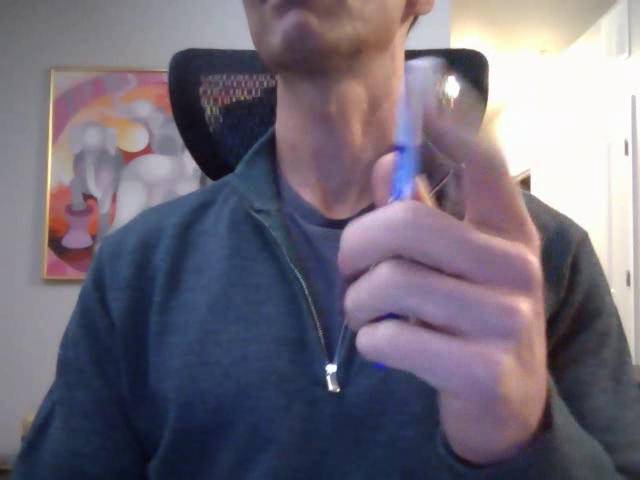
#> input picture frame 30 of hand_video.mp4, 640 x 480 px, given in place of the camera
$ python capture_dataset_videos.py
#> lines starting #> are read from the running program, lines starting #| are printed output that depends on the picture
#!/usr/bin/env python3
"""
Capture video data for hand classification dataset.
Records two 30-second videos: one with hands, one without.
"""
import cv2
import time
import os
import sys


def draw_text(frame, text, position=(50, 50), font_scale=1.0, color=(255, 255, 255), thickness=2):
    """Draw text with a dark background for better visibility."""
    font = cv2.FONT_HERSHEY_SIMPLEX

    # Get text size
    (text_width, text_height), baseline = cv2.getTextSize(text, font, font_scale, thickness)

    # Draw background rectangle
    cv2.rectangle(frame,
                  (position[0] - 10, position[1] - text_height - 10),
                  (position[0] + text_width + 10, position[1] + baseline + 10),
                  (0, 0, 0), -1)

    # Draw text
    cv2.putText(frame, text, position, font, font_scale, color, thickness)


# [139 lines left out: functions countdown_capture, record_video, not called in this run]


def main():
    """Main function to capture both videos."""
    print("=== Hand Classification Video Capture ===")
    print("This tool will record two 30-second videos:")
    print("1. With your hands visible")
    print("2. Without hands (background only)")
    print("\nMake sure your webcam is connected and working.")

    # Check if this might be additional data
    if os.path.exists("hand_cls/train/hand"):
        existing_count = len([f for f in os.listdir("hand_cls/train/hand") if f.endswith(('.jpg', '.jpeg', '.png'))])
        if existing_count > 0:
            print(f"\n💡 TIP: You have {existing_count}+ existing images.")
            print("For better accuracy, try different:")
            print("  - Body positions (sitting, standing, leaning)")
            print("  - Distances from camera")
            print("  - Backgrounds or locations")
            print("  - Clothing (especially sleeves)")

    print("\nPress SPACE to begin or ESC to cancel...")

    # Initialize video capture
    # Note: On Windows, if camera doesn't work, try index 1 or 2
    cap = cv2.VideoCapture(0)
    if not cap.isOpened():
        print("Error: Could not open webcam")
        print("On Windows, try changing VideoCapture(0) to VideoCapture(1) or VideoCapture(2)")
        return 1

    # Wait for user to press SPACE
    while True:
        ret, frame = cap.read()
#> frame is the input picture: shape (480, 640, 3); mean B, G, R 121.1, 107.1, 113
        if not ret:
            print("Error: Could not read from webcam")
            return 1

        frame = cv2.flip(frame, 1)
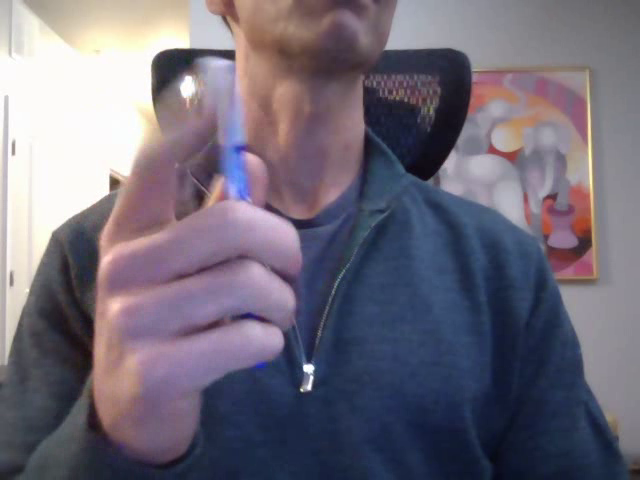
#> frame: shape (480, 640, 3); mean B, G, R 121.1, 107.1, 113
        draw_text(frame, "Press SPACE to begin recording", (50, 50), 1.0)
        draw_text(frame, "Press ESC to cancel", (50, 100), 0.8, (200, 200, 200))
#> call 2 of draw_text, with text = 'Press ESC to cancel', position = (50, 100), font_scale = 0.8, color = (200, 200, 200), thickness = 2
#> in draw_text (call 2), `cv2.putText(frame, text, position, font, font_scale, color, thickness)`:
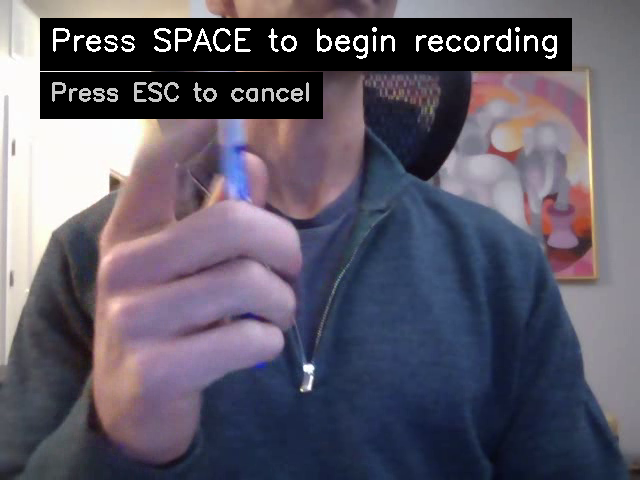
#> frame: shape (480, 640, 3); mean B, G, R 104, 89.8, 94.1

        cv2.imshow('Video Capture', frame)

        key = cv2.waitKey(1) & 0xFF
#> (key Esc is pressed here)
        if key == 32:  # SPACE
            break
        elif key == 27:  # ESC
            print("Cancelled by user")
            cap.release()
            cv2.destroyAllWindows()
            return 0

    # Record hand video
    print("\n--- Recording 1/2: HANDS ---")

    if not countdown_capture(cap, 3, "hands"):
        print("Cancelled during countdown")
        cap.release()
        cv2.destroyAllWindows()
        return 0

    if not record_video(cap, "hand_video.mp4", 30, "hands"):
        cap.release()
        cv2.destroyAllWindows()
        return 0

    # Pause between recordings
    print("\n--- Recording 2/2: NO HANDS ---")
    time.sleep(1)

    if not countdown_capture(cap, 3, "no_hands"):
        print("Cancelled during countdown")
        cap.release()
        cv2.destroyAllWindows()
        return 0

    if not record_video(cap, "not_hand_video.mp4", 30, "no hands"):
        cap.release()
        cv2.destroyAllWindows()
        return 0

    # Cleanup
    cap.release()
    cv2.destroyAllWindows()

    print("\n✅ Video capture complete!")
    print("\nCreated files:")
    print("  - hand_video.mp4 (30 seconds)")
    print("  - not_hand_video.mp4 (30 seconds)")
    print("\nNext step: Run extract_frames_to_dataset.py to create training images")

    return 0


if __name__ == "__main__":
    sys.exit(main())
#> (the program exits here)

$ run again, starting later in the video
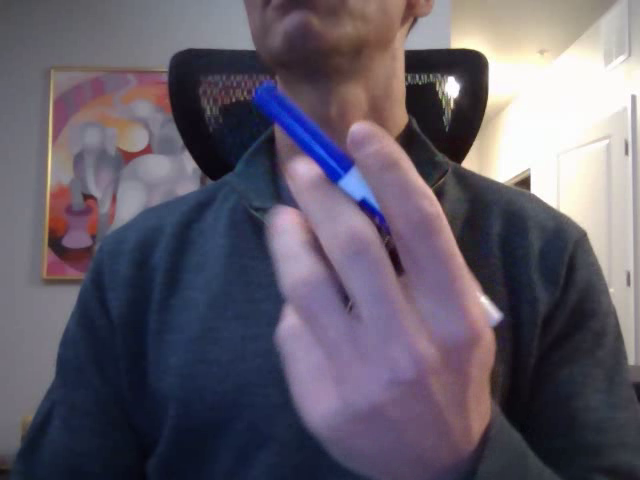
#> input picture frame 136 of hand_video.mp4, 640 x 480 px, given in place of the camera
#> in main, frame is the input picture: shape (480, 640, 3); mean B, G, R 105.5, 92, 98.1
#> in main, `frame = cv2.flip(frame, 1)`:
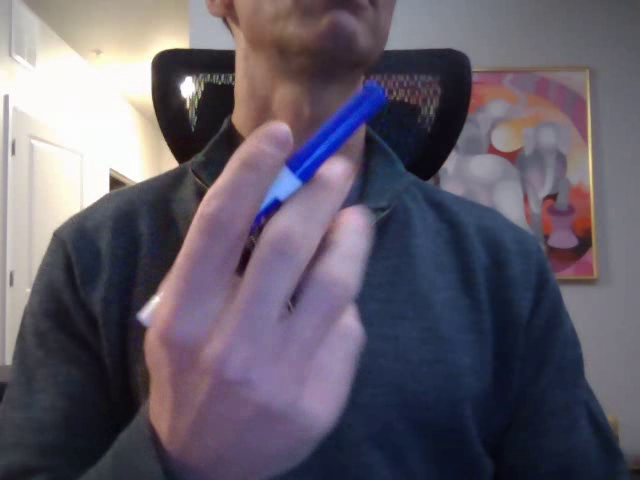
#> frame: shape (480, 640, 3); mean B, G, R 105.5, 92, 98.1
#> in draw_text (call 2), `cv2.putText(frame, text, position, font, font_scale, color, thickness)`:
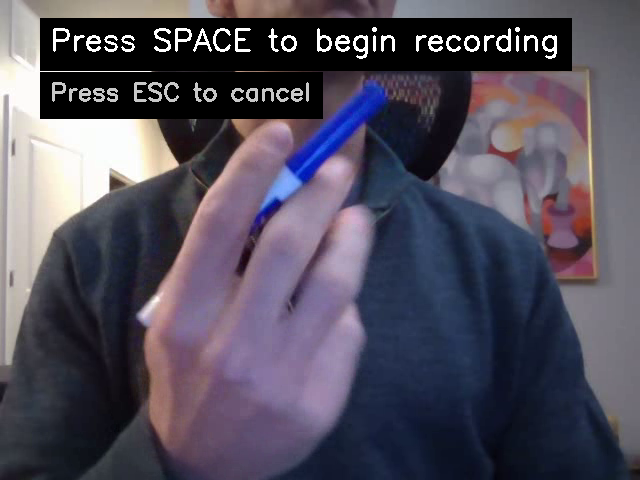
#> frame: shape (480, 640, 3); mean B, G, R 92.2, 78.2, 82.8

$ run again, starting later in the video
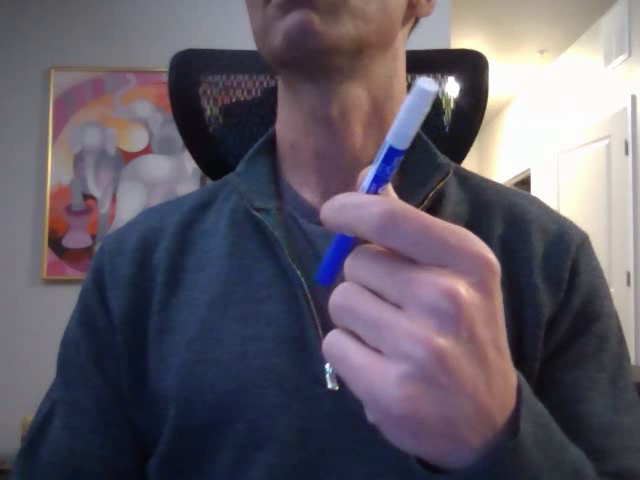
#> input picture frame 242 of hand_video.mp4, 640 x 480 px, given in place of the camera
#> in main, frame is the input picture: shape (480, 640, 3); mean B, G, R 102.7, 90.7, 96.4
#> in main, `frame = cv2.flip(frame, 1)`:
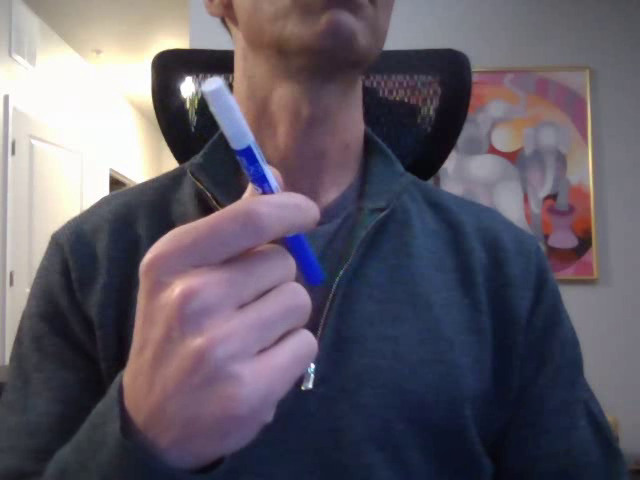
#> frame: shape (480, 640, 3); mean B, G, R 102.7, 90.7, 96.4
#> in draw_text (call 2), `cv2.putText(frame, text, position, font, font_scale, color, thickness)`:
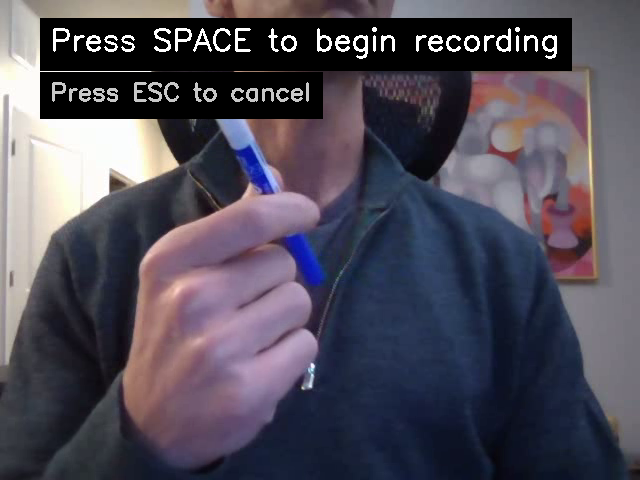
#> frame: shape (480, 640, 3); mean B, G, R 88.5, 76.3, 80.6
